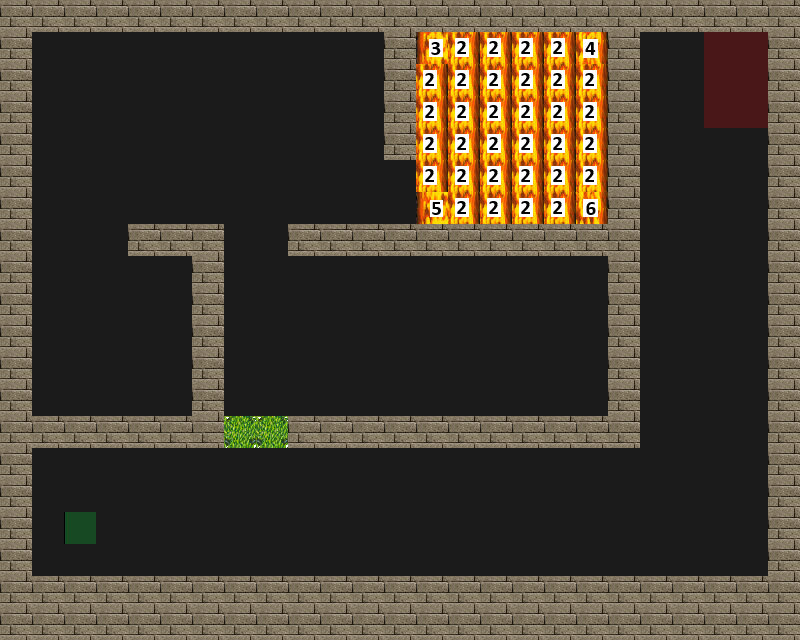

A level layout from a 2D game, rendered from its tile map. Below: a short description, then the map file with its tile-grid data intact:
An orthogonal 25x20 tile map with 32x32 px tiles, 4 tile layers (Road, Trap, Wall, Utility), 4 tilesets.

<map version="1.0" tiledversion="1.0.3" orientation="orthogonal" renderorder="right-down" width="25" height="20" tilewidth="32" tileheight="32" nextobjectid="1">
 <tileset firstgid="1" source="tilesets/meta.tsx" />
 <tileset firstgid="3" source="tilesets/road.tsx" />
 <tileset firstgid="4" source="tilesets/wallsandroofs.tsx" />
 <tileset firstgid="260" source="tilesets/traps.tsx" />
 <layer name="Road" width="25" height="20">
  <data encoding="csv">
3,3,3,3,3,3,3,3,3,3,3,3,3,3,3,3,3,3,3,3,3,3,3,3,3,
3,3,3,3,3,3,3,3,3,3,3,3,3,3,3,3,3,3,3,3,3,3,3,3,3,
3,3,3,3,3,3,3,3,3,3,3,3,3,3,3,3,3,3,3,3,3,3,3,3,3,
3,3,3,3,3,3,3,3,3,3,3,3,3,3,3,3,3,3,3,3,3,3,3,3,3,
3,3,3,3,3,3,3,3,3,3,3,3,3,3,3,3,3,3,3,3,3,3,3,3,3,
3,3,3,3,3,3,3,3,3,3,3,3,3,3,3,3,3,3,3,3,3,3,3,3,3,
3,3,3,3,3,3,3,3,3,3,3,3,3,3,3,3,3,3,3,3,3,3,3,3,3,
3,3,3,3,3,3,3,3,3,3,3,3,3,3,3,3,3,3,3,3,3,3,3,3,3,
3,3,3,3,3,3,3,3,3,3,3,3,3,3,3,3,3,3,3,3,3,3,3,3,3,
3,3,3,3,3,3,3,3,3,3,3,3,3,3,3,3,3,3,3,3,3,3,3,3,3,
3,3,3,3,3,3,3,3,3,3,3,3,3,3,3,3,3,3,3,3,3,3,3,3,3,
3,3,3,3,3,3,3,3,3,3,3,3,3,3,3,3,3,3,3,3,3,3,3,3,3,
3,3,3,3,3,3,3,3,3,3,3,3,3,3,3,3,3,3,3,3,3,3,3,3,3,
3,3,3,3,3,3,3,3,3,3,3,3,3,3,3,3,3,3,3,3,3,3,3,3,3,
3,3,3,3,3,3,3,3,3,3,3,3,3,3,3,3,3,3,3,3,3,3,3,3,3,
3,3,3,3,3,3,3,3,3,3,3,3,3,3,3,3,3,3,3,3,3,3,3,3,3,
3,3,3,3,3,3,3,3,3,3,3,3,3,3,3,3,3,3,3,3,3,3,3,3,3,
3,3,3,3,3,3,3,3,3,3,3,3,3,3,3,3,3,3,3,3,3,3,3,3,3,
3,3,3,3,3,3,3,3,3,3,3,3,3,3,3,3,3,3,3,3,3,3,3,3,3,
3,3,3,3,3,3,3,3,3,3,3,3,3,3,3,3,3,3,3,3,3,3,3,3,3
</data>
 </layer>
 <layer name="Trap" width="25" height="20">
  <data encoding="csv">
0,0,0,0,0,0,0,0,0,0,0,0,0,0,0,0,0,0,0,0,0,0,0,0,0,
0,0,0,0,0,0,0,0,0,0,0,0,0,432,417,417,417,417,433,0,0,0,0,0,0,
0,0,0,0,0,0,0,0,0,0,0,0,0,417,417,417,417,417,417,0,0,0,0,0,0,
0,0,0,0,0,0,0,0,0,0,0,0,0,417,417,417,417,417,417,0,0,0,0,0,0,
0,0,0,0,0,0,0,0,0,0,0,0,0,417,417,417,417,417,417,0,0,0,0,0,0,
0,0,0,0,0,0,0,0,0,0,0,0,0,417,417,417,417,417,417,0,0,0,0,0,0,
0,0,0,0,0,0,0,0,0,0,0,0,0,448,417,417,417,417,449,0,0,0,0,0,0,
0,0,0,0,0,0,0,0,0,0,0,0,0,0,0,0,0,0,0,0,0,0,0,0,0,
0,0,0,0,0,0,0,0,0,0,0,0,0,0,0,0,0,0,0,0,0,0,0,0,0,
0,0,0,0,0,0,0,0,0,0,0,0,0,0,0,0,0,0,0,0,0,0,0,0,0,
0,0,0,0,0,0,0,0,0,0,0,0,0,0,0,0,0,0,0,0,0,0,0,0,0,
0,0,0,0,0,0,0,0,0,0,0,0,0,0,0,0,0,0,0,0,0,0,0,0,0,
0,0,0,0,0,0,0,0,0,0,0,0,0,0,0,0,0,0,0,0,0,0,0,0,0,
0,0,0,0,0,0,0,267,267,0,0,0,0,0,0,0,0,0,0,0,0,0,0,0,0,
0,0,0,0,0,0,0,0,0,0,0,0,0,0,0,0,0,0,0,0,0,0,0,0,0,
0,0,0,0,0,0,0,0,0,0,0,0,0,0,0,0,0,0,0,0,0,0,0,0,0,
0,0,0,0,0,0,0,0,0,0,0,0,0,0,0,0,0,0,0,0,0,0,0,0,0,
0,0,0,0,0,0,0,0,0,0,0,0,0,0,0,0,0,0,0,0,0,0,0,0,0,
0,0,0,0,0,0,0,0,0,0,0,0,0,0,0,0,0,0,0,0,0,0,0,0,0,
0,0,0,0,0,0,0,0,0,0,0,0,0,0,0,0,0,0,0,0,0,0,0,0,0
</data>
 </layer>
 <layer name="Wall" width="25" height="20">
  <data encoding="csv">
69,69,69,69,69,69,69,69,69,69,69,69,69,69,69,69,69,69,69,69,69,69,69,69,69,
69,0,0,0,0,0,0,0,0,0,0,0,69,0,0,0,0,0,0,69,0,0,0,0,69,
69,0,0,0,0,0,0,0,0,0,0,0,69,0,0,0,0,0,0,69,0,0,0,0,69,
69,0,0,0,0,0,0,0,0,0,0,0,69,0,0,0,0,0,0,69,0,0,0,0,69,
69,0,0,0,0,0,0,0,0,0,0,0,69,0,0,0,0,0,0,69,0,0,0,0,69,
69,0,0,0,0,0,0,0,0,0,0,0,0,0,0,0,0,0,0,69,0,0,0,0,69,
69,0,0,0,0,0,0,0,0,0,0,0,0,0,0,0,0,0,0,69,0,0,0,0,69,
69,0,0,0,69,69,69,0,0,69,69,69,69,69,69,69,69,69,69,69,0,0,0,0,69,
69,0,0,0,0,0,69,0,0,0,0,0,0,0,0,0,0,0,0,69,0,0,0,0,69,
69,0,0,0,0,0,69,0,0,0,0,0,0,0,0,0,0,0,0,69,0,0,0,0,69,
69,0,0,0,0,0,69,0,0,0,0,0,0,0,0,0,0,0,0,69,0,0,0,0,69,
69,0,0,0,0,0,69,0,0,0,0,0,0,0,0,0,0,0,0,69,0,0,0,0,69,
69,0,0,0,0,0,69,0,0,0,0,0,0,0,0,0,0,0,0,69,0,0,0,0,69,
69,69,69,69,69,69,69,0,0,69,69,69,69,69,69,69,69,69,69,69,0,0,0,0,69,
69,0,0,0,0,0,0,0,0,0,0,0,0,0,0,0,0,0,0,0,0,0,0,0,69,
69,0,0,0,0,0,0,0,0,0,0,0,0,0,0,0,0,0,0,0,0,0,0,0,69,
69,0,0,0,0,0,0,0,0,0,0,0,0,0,0,0,0,0,0,0,0,0,0,0,69,
69,0,0,0,0,0,0,0,0,0,0,0,0,0,0,0,0,0,0,0,0,0,0,0,69,
69,69,69,69,69,69,69,69,69,69,69,69,69,69,69,69,69,69,69,69,69,69,69,69,69,
69,69,69,69,69,69,69,69,69,69,69,69,69,69,69,69,69,69,69,69,69,69,69,69,69
</data>
 </layer>
 <layer name="Utility" width="25" height="20">
  <data encoding="csv">
0,0,0,0,0,0,0,0,0,0,0,0,0,0,0,0,0,0,0,0,0,0,0,0,0,
0,0,0,0,0,0,0,0,0,0,0,0,0,0,0,0,0,0,0,0,0,0,1,1,0,
0,0,0,0,0,0,0,0,0,0,0,0,0,0,0,0,0,0,0,0,0,0,1,1,0,
0,0,0,0,0,0,0,0,0,0,0,0,0,0,0,0,0,0,0,0,0,0,1,1,0,
0,0,0,0,0,0,0,0,0,0,0,0,0,0,0,0,0,0,0,0,0,0,0,0,0,
0,0,0,0,0,0,0,0,0,0,0,0,0,0,0,0,0,0,0,0,0,0,0,0,0,
0,0,0,0,0,0,0,0,0,0,0,0,0,0,0,0,0,0,0,0,0,0,0,0,0,
0,0,0,0,0,0,0,0,0,0,0,0,0,0,0,0,0,0,0,0,0,0,0,0,0,
0,0,0,0,0,0,0,0,0,0,0,0,0,0,0,0,0,0,0,0,0,0,0,0,0,
0,0,0,0,0,0,0,0,0,0,0,0,0,0,0,0,0,0,0,0,0,0,0,0,0,
0,0,0,0,0,0,0,0,0,0,0,0,0,0,0,0,0,0,0,0,0,0,0,0,0,
0,0,0,0,0,0,0,0,0,0,0,0,0,0,0,0,0,0,0,0,0,0,0,0,0,
0,0,0,0,0,0,0,0,0,0,0,0,0,0,0,0,0,0,0,0,0,0,0,0,0,
0,0,0,0,0,0,0,0,0,0,0,0,0,0,0,0,0,0,0,0,0,0,0,0,0,
0,0,0,0,0,0,0,0,0,0,0,0,0,0,0,0,0,0,0,0,0,0,0,0,0,
0,0,0,0,0,0,0,0,0,0,0,0,0,0,0,0,0,0,0,0,0,0,0,0,0,
0,0,2,0,0,0,0,0,0,0,0,0,0,0,0,0,0,0,0,0,0,0,0,0,0,
0,0,0,0,0,0,0,0,0,0,0,0,0,0,0,0,0,0,0,0,0,0,0,0,0,
0,0,0,0,0,0,0,0,0,0,0,0,0,0,0,0,0,0,0,0,0,0,0,0,0,
0,0,0,0,0,0,0,0,0,0,0,0,0,0,0,0,0,0,0,0,0,0,0,0,0
</data>
 </layer>
</map>
